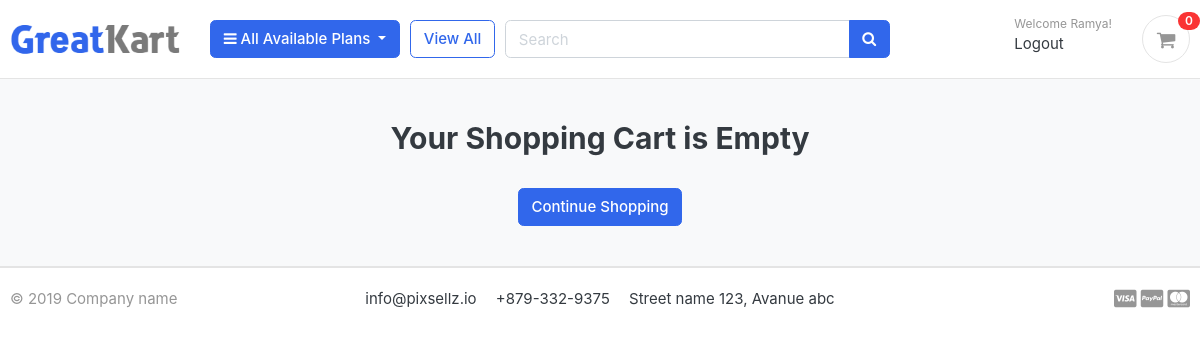
The app's page /cart/ (signed in), older data.
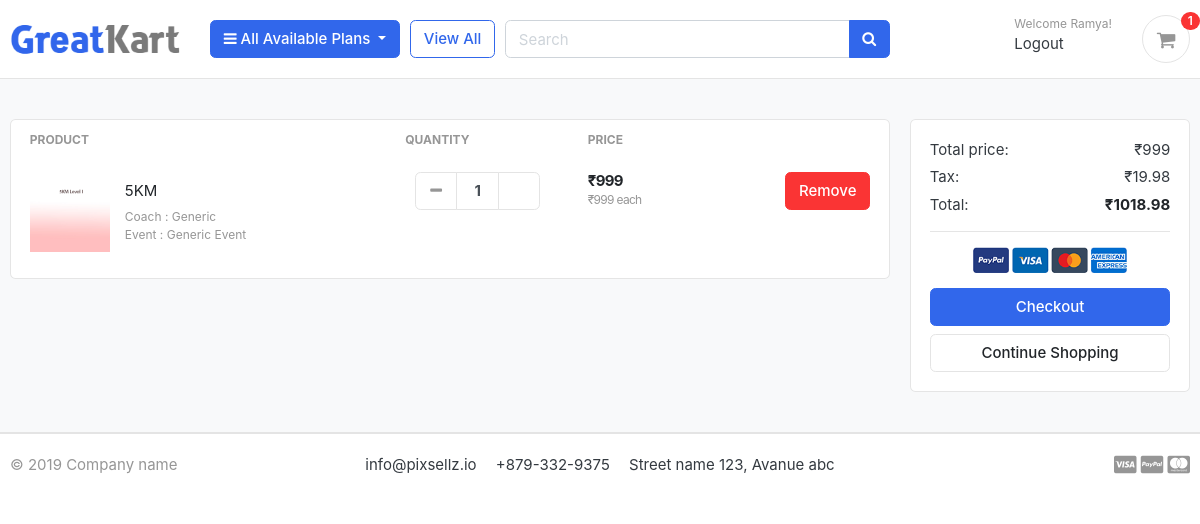
The same page, newer data.
### carts/models.py (models this page shows, shortened)
class CartItem(models.Model):
    user = models.ForeignKey(Account, on_delete=models.CASCADE, null=True)
    product = models.ForeignKey(Product, on_delete=models.CASCADE)
    variations = models.ManyToManyField(Variation, blank=True)
    cart    = models.ForeignKey(Cart, on_delete=models.CASCADE, null=True)
    quantity = models.IntegerField(default=1)
    is_active = models.BooleanField(default=True)
    def sub_total(self):
        return self.product.price * self.quantity

### store/models.py (models this page shows, shortened)
class Product(models.Model):
    product_name    = models.CharField(max_length=200, unique=True)
    slug            = models.SlugField(max_length=200, unique=True)
    description     = models.TextField(max_length=500, blank=True)
    price           = models.IntegerField()
    images          = models.ImageField(upload_to='photos/products')
    coach           = models.CharField(max_length=500, blank=True, default='Generic')
    is_available    = models.BooleanField(default=True)
    category        = models.ForeignKey(Category, on_delete=models.CASCADE)
    created_date    = models.DateTimeField(auto_now_add=True)
    modified_date   = models.DateTimeField(auto_now=True)
    level           = models.CharField(max_length=255,choices=[('1','Level 1'),('2','Level II'),('3','Level III')],default="1")
    def get_url(self):
        return reverse('product_detail', args=[self.category.slug, self.slug])

class Variation(models.Model):
    product = models.ForeignKey(Product, on_delete=models.CASCADE)
    variation_category = models.CharField(max_length=100, choices=variation_category_choice)
    variation_value     = models.CharField(max_length=100, default='Generic')
    is_active           = models.BooleanField(default=True)
    created_date        = models.DateTimeField(auto_now=True)
    objects = VariationManager()

### carts/views.py (the view)
# urls.py: path('', views.cart, name='cart'),
def cart(request, total=0, quantity=0, cart_items=None):
    try:
        tax = 0
        grand_total = 0
        if request.user.is_authenticated:
            cart_items = CartItem.objects.filter(user=request.user, is_active=True)
        else:
            cart = Cart.objects.get(cart_id=_cart_id(request))
            cart_items = CartItem.objects.filter(cart=cart, is_active=True)
        for cart_item in cart_items:
            total += (cart_item.product.price * cart_item.quantity)
            quantity += cart_item.quantity
        tax = (2 * total)/100
        grand_total = total + tax
    except ObjectDoesNotExist:
        pass #just ignore
    context = {
        'total': total,
        'quantity': quantity,
        'cart_items': cart_items,
        'tax'       : tax,
        'grand_total': grand_total,
    }
    return render(request, 'store/cart.html', context)

### carts/context_processors.py (called while the page is built)
def counter(request):
    cart_count = 0
    if 'admin' in request.path:
        return {}
    else:
        try:
            cart = Cart.objects.filter(cart_id=_cart_id(request))
            if request.user.is_authenticated:
                cart_items = CartItem.objects.all().filter(user=request.user)
            else:
                cart_items = CartItem.objects.all().filter(cart=cart[:1])
            for cart_item in cart_items:
                cart_count += cart_item.quantity
        except Cart.DoesNotExist:
            cart_count = 0
    return dict(cart_count=cart_count)

### carts/views.py (called while the page is built)
def _cart_id(request):
    cart = request.session.session_key
    if not cart:
        cart = request.session.create()
    return cart

### category/context_processors.py (called while the page is built)
def menu_links(request):
    links = Category.objects.all()
    return dict(links=links)

### category/models.py (called while the page is built)
    def get_url(self):
            return reverse('products_by_category', args=[self.slug])

### templates/store/cart.html
{% extends 'base.html' %}
{% load static %}
{% block content %}
<section class="section-content padding-y bg">
<div class="container">
{% if not cart_items %}
	<h2 class="text-center">Your Shopping Cart is Empty</h2>
	<br>
	<div class="text-center">
		<a href="{% url 'store' %}" class="btn btn-primary">Continue Shopping</a>
	</div>
{% else %}
<div class="row">
	<aside class="col-lg-9">
<div class="card">
<table class="table table-borderless table-shopping-cart">
<thead class="text-muted">
<tr class="small text-uppercase">
  <th scope="col">Product</th>
  <th scope="col" width="120">Quantity</th>
  <th scope="col" width="120">Price</th>
  <th scope="col" class="text-right" width="200"> </th>
</tr>
</thead>
<tbody>
{% for cart_item in cart_items %}
<tr>
	<td>
		<figure class="itemside align-items-center">
			<div class="aside"><a href="{{ cart_item.product.get_url }}"><img src="{{cart_item.product.images.url}}" class="img-sm"></a></div>
			<figcaption class="info">
				<a href="{{ cart_item.product.get_url }}" class="title text-dark">{{cart_item.product.product_name}}</a>
				<p class="text-muted small">Coach : {{cart_item.product.coach}}</p>
				<p class="text-muted small">
					{% if cart_item.variations.all %}
						{% for item in cart_item.variations.all %}
							{{ item.variation_category | capfirst }} : {{ item.variation_value | capfirst }} <br>
						{% endfor %}
					{% endif %}
				</p>
			</figcaption>
		</figure>
	</td>
	<td>
					<div class="col">
						<div class="input-group input-spinner">
							<div class="input-group-prepend">
							<a href="{% url 'remove_cart' cart_item.product.id cart_item.id %}" class="btn btn-light" type="button" id="button-plus"> <i class="fa fa-minus"></i> </a>
							</div>
							<input type="text" class="form-control"  value="{{cart_item.quantity}}">
							<div class="input-group-append">
							<a class="btn btn-light" type="button" id="button-minus">  </a>
							</div>
						</div>
					</div>
	</td>
	<td>
		<div class="price-wrap">
			<var class="price">₹{{cart_item.sub_total}}</var>
			<small class="text-muted"> ₹{{cart_item.product.price}} each </small>
		</div>
	</td>
	<td class="text-right">
	<a href="{% url 'remove_cart_item' cart_item.product.id cart_item.id %}" onclick="return confirm('Are you sure you want to delete this item?')"  class="btn btn-danger"> Remove</a>
	</td>
</tr>
{% endfor %}
</tbody>
</table>
</div>
	</aside>
	<aside class="col-lg-3">
		<div class="card">
		<div class="card-body">
			<dl class="dlist-align">
			  <dt>Total price:</dt>
			  <dd class="text-right">₹{{total}}</dd>
			</dl>
			<dl class="dlist-align">
			  <dt>Tax:</dt>
			  <dd class="text-right"> ₹{{tax}}</dd>
			</dl>
			<dl class="dlist-align">
			  <dt>Total:</dt>
			  <dd class="text-right text-dark b"><strong>₹{{grand_total}}</strong></dd>
			</dl>
			<hr>
			<p class="text-center mb-3">
				<img src="{% static './images/misc/payments.png' %}" height="26">
			</p>
			<a href="{% url 'checkout' %}" class="btn btn-primary btn-block"> Checkout </a>
			<a href="{% url 'store' %}" class="btn btn-light btn-block">Continue Shopping</a>
		</div>
		</div>
</aside>
</div>
{% endif %}
</div>
</section>
{% endblock %}

### templates/includes/navbar.html (shortened to what this page needs)
{% load static %}
<header class="section-header">
<section class="header-main border-bottom">
  <div class="container">
<div class="row align-items-center">
  <div class="col-lg-2 col-md-3 col-6">
    <a href="{% url 'home' %}" class="brand-wrap">
      <img class="logo" src="{% static './images/logo.png' %}">
    </a>
  </div>
  <div class="col-lg col-sm col-md col-6 flex-grow-0">
    <div class="category-wrap dropdown d-inline-block float-right">
      <button type="button" class="btn btn-primary dropdown-toggle" data-toggle="dropdown">
        <i class="fa fa-bars"></i> All Available Plans
      </button>
    </div>
  </div>
  <a href="{% url 'store' %}" class="btn btn-outline-primary">View All</a>
  <div class="col-lg  col-md-6 col-sm-12 col">
    <form action="{% url 'search' %}" class="search" method='GET'>
      <div class="input-group w-100">
          <input type="text" class="form-control" style="width:60%;" placeholder="Search" name="keyword" required>
          <div class="input-group-append">
            <button class="btn btn-primary" type="submit">
              <i class="fa fa-search"></i>
            </button>
          </div>
        </div>
    </form>
  </div>
  <div class="col-lg-3 col-sm-6 col-8 order-2 order-lg-3">
        <div class="d-flex justify-content-end mb-3 mb-lg-0">
          {% if user.id is None %}
          <div class="widget-header">
            <small class="title text-muted">Welcome guest!</small>
            <div>
              <a href="{% url 'login' %}">Sign in</a> <span class="dark-transp"> | </span>
              <a href="{% url 'register' %}"> Register</a>
            </div>
          </div>
          {% else %}
          <div class="widget-header">
            <small class="title text-muted">Welcome {{user.first_name}}!</small>
            <div>
              <a href="{% url 'logout' %}"> Logout</a>
            </div>
          </div>
          {% endif %}
          <a href="{% url 'cart' %}" class="widget-header pl-3 ml-3">
            <div class="icon icon-sm rounded-circle border"><i class="fa fa-shopping-cart"></i></div>
            <span class="badge badge-pill badge-danger notify">{{cart_count}}</span>
          </a>
        </div>
      </div>
</div>
  </div>
</section>
</header>

Row changes from the older to the newer data that the page shows:
added CartItem: product.images (picture), product.product_name "5KM", product.coach "Generic", quantity "1", sub_total "999", product.price "999"
now on this page (row unchanged): Variation: variation_category "Event", variation_value "Generic Event"
Text that changed along with them:
{{ cart_count }}: "0" → "1"
{{ total }}: (not shown) → "999"
{{ tax }}: (not shown) → "19.98"
{{ grand_total }}: (not shown) → "1018.98"
text no longer shown: "Your Shopping Cart is Empty"
text now shown: "PRODUCT QUANTITY PRICE Total price: ₹ Tax: ₹ Total: ₹ Checkout"
